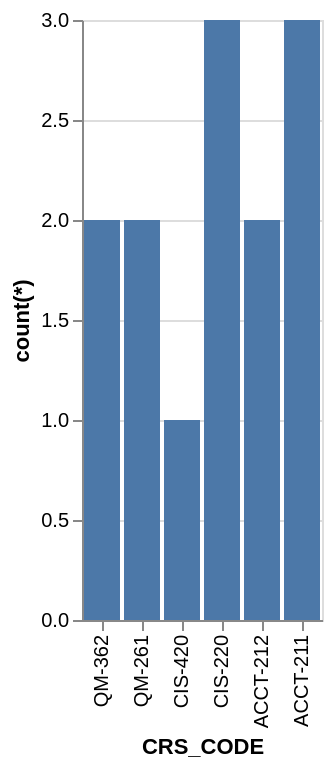

Write the Vega-Lite specification saved for this chart.
### Vega-Lite specification from a JSON file in a GitHub repository (floating-point values rounded to 4 significant figures)
{"data": {"values": [{"x_data": "QM-362", "y_data": 2}, {"x_data": "QM-261", "y_data": 2}, {"x_data": "CIS-420", "y_data": 1}, {"x_data": "CIS-220", "y_data": 3}, {"x_data": "ACCT-212", "y_data": 2}, {"x_data": "ACCT-211", "y_data": 3}]}, "mark": "bar", "encoding": {"x": {"field": "x_data", "type": "nominal", "title": "CRS_CODE", "sort": "descending"}, "y": {"field": "y_data", "type": "quantitative", "title": "count(*)"}}}
